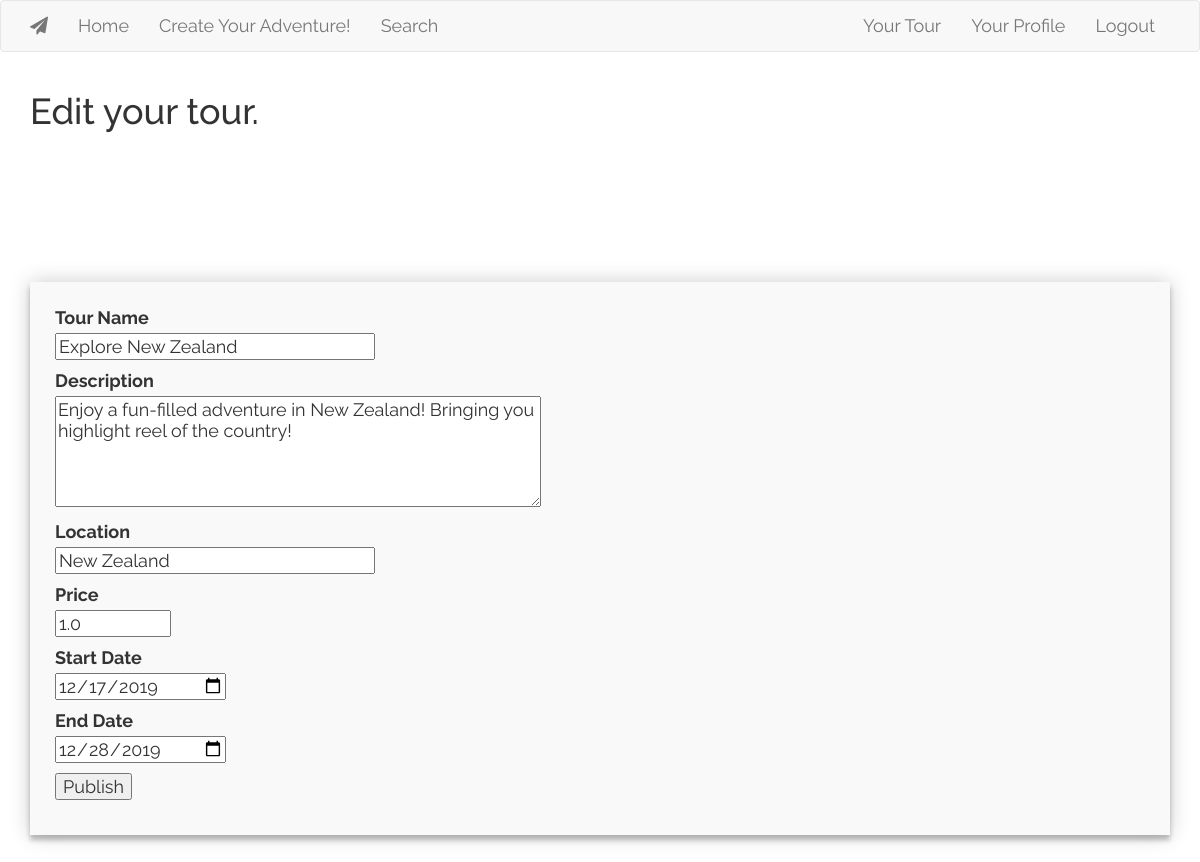
/edittour/1 (signed in), run on the app's committed database.
### app/models.py (models this page shows, shortened)
class Tour(database.Model):
    id = database.Column(database.Integer, primary_key=True)
    tour_name = database.Column(database.String(50))
    tour_description = database.Column(database.String(140))
    tour_location = database.Column(database.String(50))
    tour_price = database.Column(database.Float)
    start_date = database.Column(database.DateTime)
    end_date = database.Column(database.DateTime)
    timestamp = database.Column(database.DateTime, index=True, default=datetime.now)
    user_id = database.Column(database.Integer, database.ForeignKey('user.id'))
    ratings  = database.Column(database.Float)
    f_status = database.Column(database.Boolean, default = False)
    @classmethod
    def get_tour(cls, tour_id, tour_list = []):
        tour_list = cls.query.get(tour_id)
        return tour_list

### app/routes.py (the view)
@app.route('/edittour/<int:id>', methods=['GET', 'POST'])
def edittour(id):
    if not current_user.is_authenticated:
        flash('You need to login first!', 'warning')
        return redirect(url_for('login'))
    tour = Tour.get_tour(tour_id = id)
    form = CreateTour()
    if form.validate_on_submit():
        tour.user_id = current_user.get_id()
        tour.tour_name = form.tour_name.data
        tour.tour_description = form.tour_description.data
        tour.tour_location = form.tour_location.data
        tour.tour_price = form.tour_price.data
        tour.start_date = form.start_date.data
        tour.end_date = form.end_date.data
        database.session.commit()
        flash('Edited successfully.', 'success')
    elif request.method == 'GET':
        form.tour_name.data = tour.tour_name
        form.tour_description.data = tour.tour_description
        form.tour_location.data = tour.tour_location
        form.tour_price.data = tour.tour_price
        form.start_date.data = tour.start_date
        form.end_date.data = tour.end_date
    return render_template('edittour.html', id = id, form = form)

### app/forms.py (shortened to what this page needs)
class CreateTour(FlaskForm):
    tour_name = StringField('Tour Name', validators=[DataRequired()])
    tour_description = TextAreaField('Description', validators=[DataRequired()])
    tour_location = StringField('Location', validators=[DataRequired()])
    tour_price = FloatField('Price', validators=[Optional()])
    start_date = DateField('Start Date', format='%Y-%m-%d')
    end_date = DateField('End Date', format='%Y-%m-%d')
    submit = SubmitField('Publish')
    def __init__(self, _start_date = None, _end_date = None, *args, **kwargs):
        super(CreateTour, self).__init__(*args, **kwargs)
        self._start_date = self.start_date.data
        self._end_date = self.end_date.data

### app/models.py (called while the page is built)
@login.user_loader
def load_user(id):
    return User.query.get(int(id))

### app/templates/edittour.html (shortened to what this page needs)
{% extends "base.html" %}
{% block app_content %}
        <h1>Edit your tour.</h1>
        <form action="" method="post">
            <p>
                {{ form.tour_name.label }}<br>
                {{ form.tour_name(size=32) }}<br>
            </p>
            <p>
                {{ form.tour_description.label }}<br>
                {{ form.tour_description(cols = "50", rows = "5") }}<br>
            </p>
            <p>
                {{ form.tour_location.label }}<br>
                {{ form.tour_location(size=32) }}<br>
            </p>
            <p>
                {{ form.tour_price.label }}<br>
                {{ form.tour_price(size=10) }}<br>
            </p>
            <p>
                {{ form.start_date.label }}<br>
                {{ form.start_date(size=32)}}<br>
            </p>
            <p>
                {{ form.end_date.label }}<br>
                {{ form.end_date(size=32) }}<br>
            </p>
            <p>{{ form.submit() }}</p>
        </form>
{% endblock %}

### app/static/main.css (style rules this page uses)
body { font: 18px Raleway, sans-serif !important; }
form { background: #F9F9F9; padding: 25px; margin: 150px 0; box-shadow: 0 0 20px 0 rgba(0, 0, 0, 0.2), 0 5px 5px 0 rgba(0, 0, 0, 0.24); }

### data on the page
Tour: tour_name "Explore New Zealand", tour_description "Enjoy a fun-filled adventure in New Zealand! Bringing you highlight reel of the country!", tour_location "New Zealand", tour_price "1.0", start_date "12/17/2019", end_date "12/28/2019"
